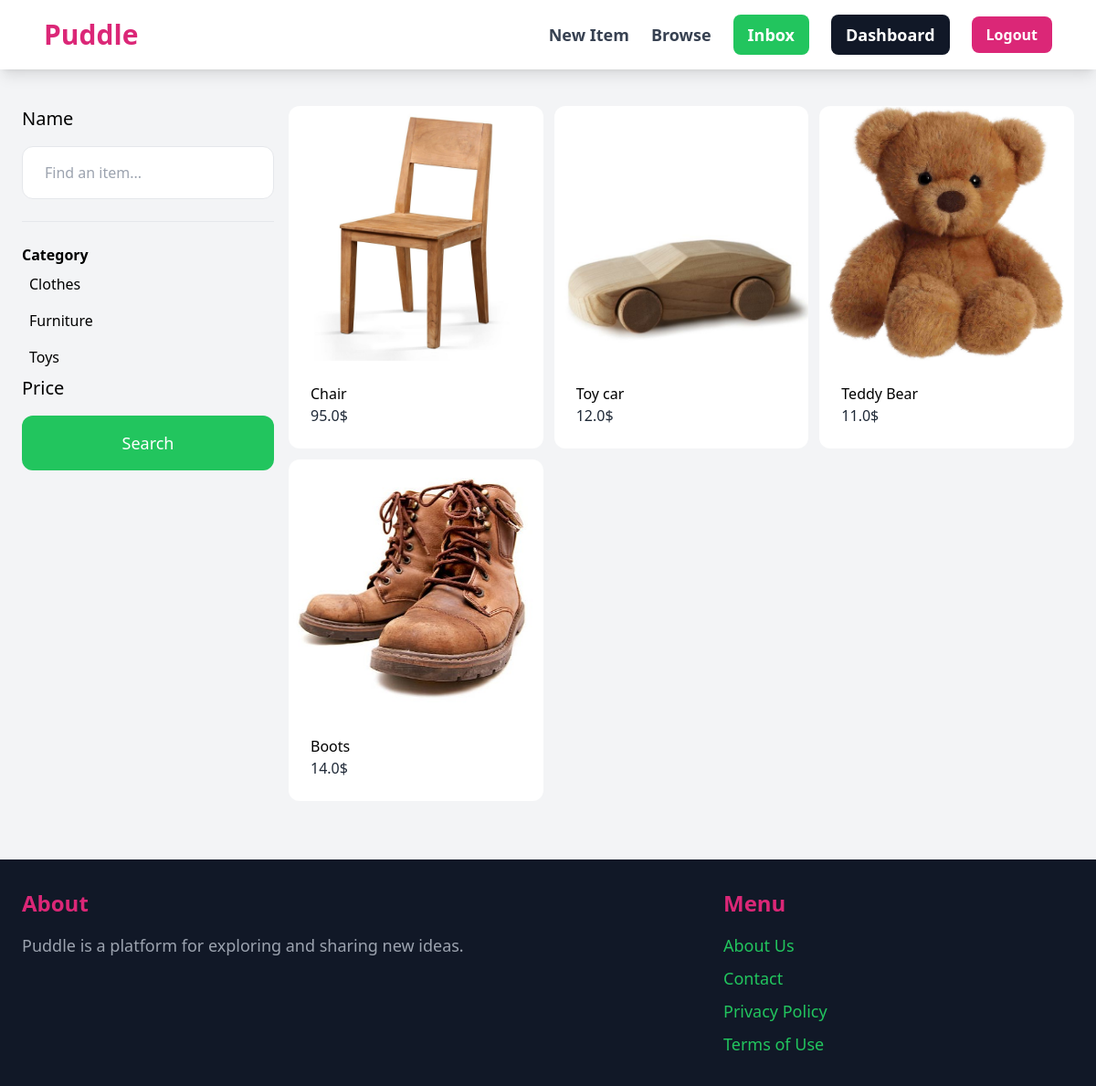
Page /items/browse/ (signed in) on the committed database.
### item/models.py (models this page shows, shortened)
class Category(models.Model):
    name=models.CharField(max_length=255)
    class Meta:
        ordering=('name',)
        verbose_name_plural = "Categories"

class Item(models.Model):
    name=models.CharField(max_length=255)
    description=models.TextField(blank=True, null=True)
    is_sold=models.BooleanField(default=False)
    price=models.FloatField()
    image=models.ImageField(upload_to='item_images', blank=True, null=True)
    created_at=models.DateTimeField(auto_now_add=True)
    created_by=models.ForeignKey(User,related_name='items',on_delete=models.CASCADE)
    category=models.ForeignKey(Category, related_name='items', on_delete=models.CASCADE)

### item/views.py (the view)
# urls.py: path('browse/', views.browse, name='browse')
def browse(request):
    query = request.GET.get('query', '')
    category_id = request.GET.get('category', 0)
    categories = Category.objects.all()
    items = Item.objects.filter(is_sold=False)
    if category_id:
        items = items.filter(category_id=category_id)
    if query:
        items = items.filter(Q(name__icontains=query) | Q(description__icontains=query))
    return render(request, 'item/browse.html', {
        'items': items,
        'query': query,
        'categories': categories,
        'category_id': int(category_id)
    })

### item/templates/item/browse.html (shortened to what this page needs)
{% extends "core/base.html" %}
{% block content %}
<div class="pb-6 grid grid-cols-4 gap-4 bg-gray-100">
    <div class="col-span-1">
        <form method="get" action="{% url "item:browse" %}">
        <h2 class="text-xl">Name</h2>
        <input name="query" class="w-full py-4 px-6 mt-4 border rounded-xl" type="text" value="{{query}}" placeholder="Find an item...">
        <hr class="my-6">
        <p class="font-semibold">Category</p>
        <ul>
            {% for category in categories %}
                <li class="py-2 px-2 rounded-xl{% if category.id == category_id %} bg-gray-200{% endif %}">
                    <a href="{% url 'item:browse' %}?query={{ query }}&category={{ category.id }}">{{ category.name }}</a>
                </li>
            {% endfor %}
        </ul>
        <h2 class="text-xl">Price</h2>
        <button class="mt-4 py-4 px-4 w-full text-lg bg-green-500 hover:bg-green-700 rounded-xl text-white">Search</button>
        </form>
    </div>
    <div class="col-span-3">
            <div class="grid grid-cols-3 gap-3">
               {% for item in items %}
               <div>
                <a href="{% url "item:detail" item.id %}">
                    <div><img src="{{item.image.url}}" class="rounded-t-xl"></div>
                    <div class="p-6 bg-white rounded-b-xl">
                        <h2 class="text-2-xl">{{item.name}}</h2>
                        <p class="text-gray-800">{{item.price}}$</p>
                    </div>
                </a>
               </div>
               {% endfor %}
            </div>
    </div>
</div>
{% endblock content %}

### rows in the picture
Category: name "Clothes"
Category: name "Furniture"
Category: name "Toys"
Item: image (picture), name "Chair", price "95.0"
Item: image (picture), name "Toy car", price "12.0"
Item: image (picture), name "Teddy Bear", price "11.0"
Item: image (picture), name "Boots", price "14.0"
